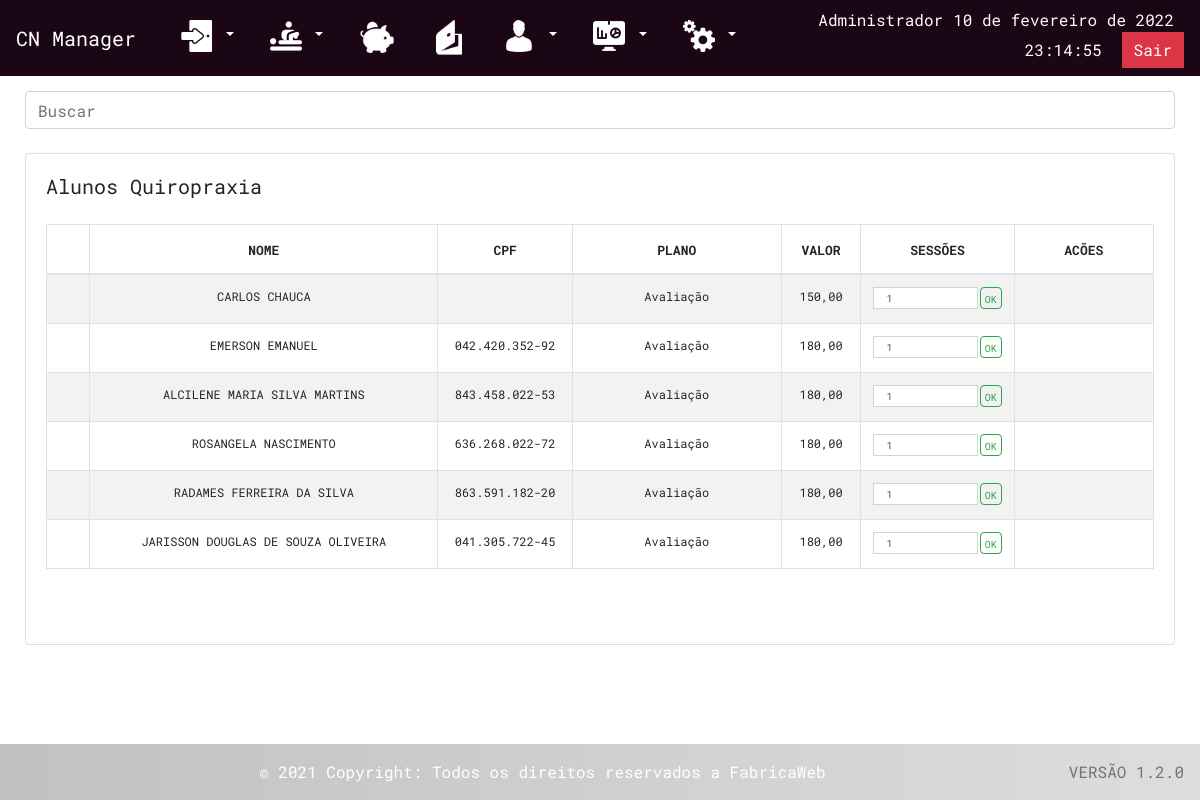
/FisioManager/indexCliente.php (signed in), run on the app's committed database.
### tables this page shows
CREATE TABLE IF NOT EXISTS `cliente` (
  `idCliente` int(11) NOT NULL AUTO_INCREMENT,
  `dataEntrada` date DEFAULT NULL,
  `horaEntrada` time DEFAULT NULL,
  `nome` varchar(100) NOT NULL,
  `idade` varchar(100) DEFAULT NULL,
  `peso` varchar(100) DEFAULT NULL,
  `altura` varchar(100) DEFAULT NULL,
  `cpf` varchar(15) DEFAULT NULL,
  `telefone` varchar(50) DEFAULT NULL,
  `saldo` varchar(50) DEFAULT NULL,
  `profissao` varchar(100) DEFAULT NULL,
  `endereco` varchar(100) DEFAULT NULL,
  `descricao` longtext,
  `status_pago` tinyint(1) DEFAULT '0',
  `dataSaida` date DEFAULT NULL,
  `horaSaida` time DEFAULT NULL,
  `procedimento` varchar(50) DEFAULT NULL,
  `pc_valor` varchar(50) NOT NULL,
  `sessoes` int(11) NOT NULL,
  `atestado` longtext,
  `Pagamento_idPagamento` int(11) NOT NULL,
  `Planos_idPlano` int(11) NOT NULL,
  `disabled` tinyint(1) DEFAULT '1',
  `opcao1` int(11) NOT NULL DEFAULT '2',
  `opcao2` int(11) NOT NULL DEFAULT '2',
  `opcao3` int(11) NOT NULL DEFAULT '2',
  `opcao4` int(11) NOT NULL DEFAULT '2',
  `opcao5` int(11) NOT NULL DEFAULT '2',
  `opcao6` int(11) NOT NULL DEFAULT '2',
  `opcao7` int(11) NOT NULL DEFAULT '2',
  `opcao8` int(11) NOT NULL DEFAULT '2',
  `opcao9` int(11) NOT NULL DEFAULT '2',
  `opcao10` int(11) NOT NULL DEFAULT '2',
  `opcao11` int(11) NOT NULL DEFAULT '2',
  `opcao12` int(11) NOT NULL DEFAULT '2',
  `opcao13` int(11) NOT NULL DEFAULT '2',
  `opcao14` int(11) NOT NULL DEFAULT '2',
  `opcao15` int(11) NOT NULL DEFAULT '2',
  `opcao16` int(11) NOT NULL DEFAULT '2',
  `opcao17` int(11) NOT NULL DEFAULT '2',
  `opcao18` int(11) NOT NULL DEFAULT '2',
  `opcao19` int(11) NOT NULL DEFAULT '2',
  `opcao20` int(11) NOT NULL DEFAULT '2',
  `opcao21` int(11) NOT NULL DEFAULT '2',
  PRIMARY KEY (`idCliente`),
  KEY `Pagamento_idPagamento` (`Pagamento_idPagamento`)
);

CREATE TABLE IF NOT EXISTS `planos` (
  `idPlano` int(11) UNSIGNED NOT NULL AUTO_INCREMENT,
  `plano` varchar(100) DEFAULT NULL,
  PRIMARY KEY (`idPlano`)
);

### FisioManager/indexCliente.php (the view, shortened to what this page needs)
<?php
		require_once "menu.php";
		if(!isset($_SESSION['id_usuario'])) {
			header("Location: index.php");
		} if(isset($_SESSION['id_usuario'])) {
?>
		<div class="row" style="margin-left:10px; margin-top: 15px; margin-right: 10px;">
			<div class="col-md-12">
            <input class="form-control" id="search" type="text" placeholder="Buscar">
            <br>
			<div class="card">
				<div class="card-body">
				<h5 class="card-title">Alunos Quiropraxia
				<a href="indexCliente_Disabled.php">
						<i class="bi bi-person-x-fill" title="Alunos Desabilitados" style=" color: #C92332; font-size: 2rem; margin-right:5px; float: right; padding-bottom: 10px;"></i>
					</a>
				</h5>
				<div class="panel panel-default">
					<div class="panel-body" style="overflow: auto; height: 400px; width: 100%;">
						<div class="table-responsive">
							<table class="table table-striped table-bordered table-hover"
								   id="table-indexFluxo"
								   style="width: 100%">
								<thead>
									<tr>
										<th width="2%">
										</th>
										<th width="25%">
											<center><font size=2>NOME</font>
										</th>
										<th width="8%">
											<center><font size=2>CPF</font>
										</th>
										<th width="15%">
											<center><font size=2>PLANO</font>
										</th>
										<th width="4%">
											<center><font size=2>VALOR</font>
										</th>
										<th width="11%">
											<center><font size=2>SESSÕES</font>
										</th>
                                        <th width="10%">
											<center><font size=2>ACÕES</font>
										</th>
									</tr>
								</thead>
								<tbody id="searchTable">
									<?php
									$buscaCliente = $pdo
									->prepare(
										'SELECT
											c.idCliente AS codigo, c.nome AS cliente, c.cpf AS cpf, c.peso AS peso, c.altura AS altura,
											c.procedimento AS tipo, c.dataEntrada AS dt_entrada, c.profissao AS profissao,
											c.horaEntrada AS hr_entrada, c.dataSaida AS dt_saida, c.horaSaida AS hr_saida, c.sessoes AS sessoes,
											c.saldo AS saldo, c.status_pago AS pago, c.pc_valor AS preco, pl.plano AS plano, c.disabled AS disabled
										FROM
											cliente c
										    JOIN pagamento pg
										    ON c.Pagamento_idPagamento = pg.idPagamento
											JOIN planos AS pl
										    ON c.Planos_idPlano = pl.idPlano
											WHERE c.disabled = 1 ORDER BY c.idCliente DESC'
									);
									$buscaCliente->execute();
									$row = $buscaCliente->fetchAll(PDO::FETCH_ASSOC);
									if(count($row) > 0) {
										foreach ($row as $key => $value) { ?>
											<tr>
												<td style="font-size: 16px; text-align: center;" title="Desabilitar Aluno">
													<a href="disabledCliente.php?id=<?php echo $value['codigo']; ?>&bloquear=<?= 0 ?>" data-confirm-disabled-paciente > <i class="bi-x-circle-fill" style="color: red;"></i> </a>
												</td>
												<td alt="" style="font-size: 12px; text-align: center; text-overflow: ellipsis;"><?=ucwords($value['cliente']);?></td>
												<td style="font-size: 12px; text-align: center;" id="cpf"><?=$value['cpf'];?></td>
												<td style="font-size: 12px; text-align: center;" id="forma"><?=$value['plano'];?></td>
												<td style="font-size: 12px; text-align: center;" id="preco"><?=$value['preco'];?></td>
												<td style="font-size: 12px;  text-align: center;" id="sessoes">
													<form action="#" method="POST">
														<div class="input-group">
															<input class="form-control" style="max-height: 22px; font-size: 10px; margin-right: 2px;" type="number" name="sessoes" value="<?= $value['sessoes'] ?>" id="num" aria-label="Recipient's username" aria-describedby="button-addon2">
															<input class="btn btn-outline-success" style="max-height: 22px; font-size: 10px; padding: 4px;" type="submit" value="OK" name="editSessao" id="button-addon2"></input>
														</div>
													</form>
												</td>
                                                <td style="font-size: 16px; text-align: center; width:60px;">
                                                    <a title ='Editar Aluno' href='editCliente.php?id=<?= $value['codigo'] ?>' data-confirm-edit='Tem certeza de que deseja editar esse item selecionado?' style="margin-left: 5px;">
														<i class="bi bi-pencil" style="color: #007FB9;"></i>
													</a>
                                                    <a title ='Deletar Aluno' href='deleteCliente.php?id=<?= $value['codigo'] ?>' data-confirm-del='Tem certeza de que deseja excluir o item selecionado?' style="margin-left: 5px;">
														<i class="bi bi-trash" style="color: #DD2828;"></i>
													</a>
													<a title="Visualizar Informações do Aluno" class="view_data" id="<?= $value['codigo'] ?>" style="margin-left: 5px;">
														<i class="bi bi-eye"></i>
													</a>
													<a title="Gerar Atestado para Aluno" class="view_data_2" id="<?= $value['codigo'] ?>" style="margin-left: 5px;">
														<i class="bi bi-journal-text"></i>
													</a>
                                                </td>
											</tr>
										<?php
										}
									}
									?>
								</tbody>
							</table>
						</div>
					</div>
				</div>
			</div>
		</div>
		<?php require_once "footer.php"; ?>
	</body>
</html>
<?php } ?>

### FisioManager/menu.php (shortened to what this page needs)
<!DOCTYPE html>
<html xmlns="http://www.w3.org/1999/xhtml">
	<head>
		<link href="css/bootstrap.min.css" rel="stylesheet" />
		<link href="css/font-awesome.css" rel="stylesheet" />
		<link href="node_modules/bootstrap-icons/font/bootstrap-icons.css" rel="stylesheet" />
		<link href="js/morris/morris-0.4.3.min.css" rel="stylesheet" />
		<link href="css/custom.css" rel="stylesheet" />
	</head>
	<body>
	<nav class="navbar navbar-expand-lg" style="background-color: rgb(26, 6, 21);">
		<a class="navbar-brand text-white" href="dashBoard.php">CN Manager</a>
		<div class="collapse navbar-collapse" id="navbarText">
			<ul class="navbar-nav mr-auto" style="width: 100%;">
			<li class="nav-item dropdown" style="padding-left:20px;">
				<a href="#" class="nav-link dropdown-toggle text-white" id="navbarDropdown" role="button" data-toggle="dropdown" aria-haspopup="true" aria-expanded="false">
					<img src="img/saida.png" alt="Entrada de Paciente">
				</a>
			</li>
			<li class="nav-item dropdown" style="padding-left:20px;">
				<a href="#" class="nav-link dropdown-toggle text-white" id="navbarDropdown" role="button" data-toggle="dropdown" aria-haspopup="true" aria-expanded="false">
					<img src="img/fisioterapia.png" alt="Pacientes">
				</a>
			</li>
			<li class="nav-item" style="padding-left:20px;">
				<a class="nav-link" href="indexReceitas.php" accesskey="">
					<img style="width: 36px; height:36px;" src="img/receitas.png" alt="Receitas">
				</a>
			</li>
			<li class="nav-item" style="padding-left:20px;">
				<a class="nav-link" href="indexDespesas.php" accesskey="">
					<img style="width: 36px; height:36px;" src="img/despesas.png" alt="Despesas">
				</a>
			</li>
			<?php
				 if ($_SESSION['perfil_usuario'] == 0) {
			?>
			<li class="nav-item dropdown" style="padding-left:20px;">
				<a href="#" class="nav-link dropdown-toggle text-white" id="navbarDropdown" role="button" data-toggle="dropdown" aria-haspopup="true" aria-expanded="false">
					<img src="img/user.png" alt="Usuário do Sistema">
				</a>
			</li>
			<li class="nav-item dropdown" style="padding-left:20px;">
				<a href="#" class="nav-link dropdown-toggle text-white" id="navbarDropdown" role="button" data-toggle="dropdown" aria-haspopup="true" aria-expanded="false">
					<img src="img/relatorio.png" alt="Relatórios">
				</a>
			</li>
			<li class="nav-item dropdown" style="padding-left:20px;">
				<a href="#" class="nav-link dropdown-toggle text-white" id="navbarDropdown" role="button" data-toggle="dropdown" aria-haspopup="true" aria-expanded="false">
					<img src="img/config.png" alt="Avatar">
				</a>
			</li>
			</ul>
			<?php
				 }
			?>
			<?php
			$locale = "pt_BR";
			$dateType = IntlDateFormatter::LONG;
			$timeType = IntlDateFormatter::NONE;
			$formatter = new IntlDateFormatter($locale, $dateType, $timeType);
			$dateTime = new DateTime();
			?>
			<ul class="form-inline my-2 my-lg-0" style="width: 100%; justify-content: flex-end;">
			<i class="bi bi-circle-fill" style="color:#71FA00;"></i>
			<span style="margin-right: 10px; color:white; margin-left:10px;">
				<?=
					$_SESSION["nome_usuario"];
				?>
			</span>
			<div style="color:white; margin-right:10px;"><?= $formatter->format($dateTime); ?></div>
			<div id="demo" style="color:white; margin-right:10px;"></div>
			<a href="logout.php?token=<?php echo $_SESSION['token']; ?>" style="margin-left:10px;" class="btn btn-danger square-btn-adjust">Sair</a>
			</ul>
		</div>
	</nav>

### FisioManager/footer.php (shortened to what this page needs)
<footer class="text-center text-white fixed-bottom">
  <div class="text-center p-3" style="background: linear-gradient(90deg, #bfc1c3,  #dddddd );">
    © 2021 Copyright:
    <span class="text-white">Todos os direitos reservados a FabricaWeb</span>
    <span class="text-muted" style="float: right;">VERSÃO 1.2.0</span>
  </div>
</footer>

### FisioManager/css/custom.css (style rules this page uses)
body { font-family: 'RobotoMono'; }
.text-center { text-align:center; }
.square-btn-adjust { border: 0px solid transparent; -webkit-border-radius: 0px; -moz-border-radius: 0px; border-radius: 0px; }
@media (min-width:768px) { .navbar { border-radius: 0px; } }
@media (max-width: 1366px) { .panel-body { height: 450px; } }

### data on the page
cliente: nome "CARLOS CHAUCA", planos.plano "Avaliação", pc_valor "150,00", sessoes "1"
cliente: nome "EMERSON EMANUEL", cpf "042.420.352-92", planos.plano "Avaliação", pc_valor "180,00", sessoes "1"
cliente: nome "ALCILENE MARIA SILVA MARTINS", cpf "843.458.022-53", planos.plano "Avaliação", pc_valor "180,00", sessoes "1"
cliente: nome "ROSANGELA NASCIMENTO", cpf "636.268.022-72", planos.plano "Avaliação", pc_valor "180,00", sessoes "1"
cliente: nome "RADAMES FERREIRA DA SILVA", cpf "863.591.182-20", planos.plano "Avaliação", pc_valor "180,00", sessoes "1"
cliente: nome "JARISSON DOUGLAS DE SOUZA OLIVEIRA", cpf "041.305.722-45", planos.plano "Avaliação", pc_valor "180,00", sessoes "1"

### other printed values
$_SESSION["nome_usuario"] "Administrador"
